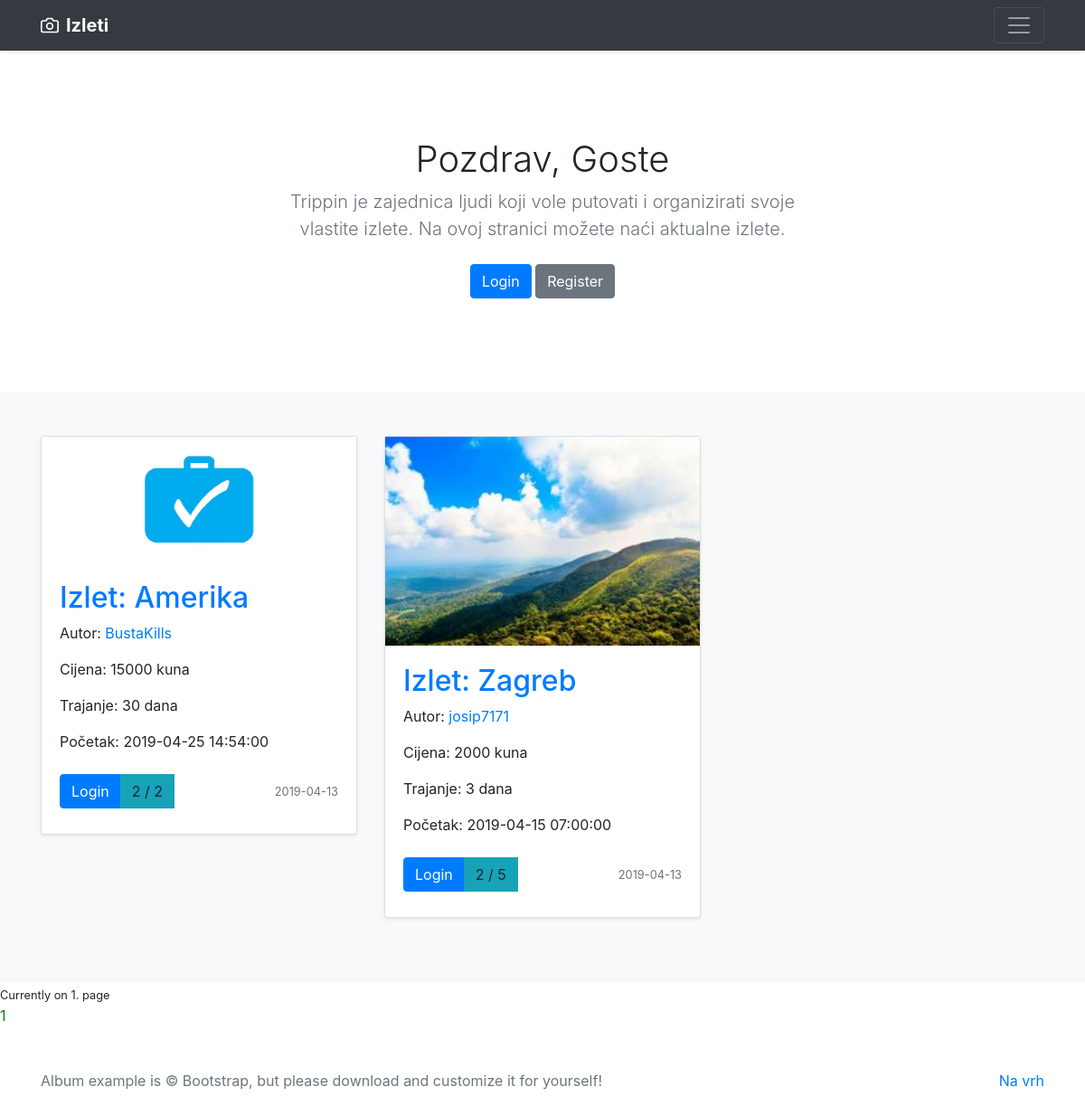
The page /home on the database its author committed.
### app/models.py (models this page shows, shortened)
class Trip(db.Model):
    id = db.Column(db.Integer, primary_key=True)
    location = db.Column(db.String(100), nullable=False)
    user_id = db.Column(db.Integer, db.ForeignKey('user.id'), nullable=False)
    date_created = db.Column(db.DateTime, nullable=False, default=datetime.utcnow)
    price = db.Column(db.Integer, nullable=False)
    people_number = db.Column(db.Integer, nullable=False)
    starting_at = db.Column(db.DateTime, nullable=False)
    transport_type = db.Column(db.String(30), nullable=False)
    trip_duration = db.Column(db.Integer, nullable=False)
    details = db.Column(db.Text, nullable=False)
    image_file = db.Column(db.String(20), nullable=False, default='trip_default.jpg')

class User(db.Model, UserMixin):
    id = db.Column(db.Integer, primary_key=True)
    first_name = db.Column(db.String(25), nullable=False)
    last_name = db.Column(db.String(25), nullable=False)
    full_name = db.Column(db.String(51), nullable=False)
    username = db.Column(db.String(20), unique=True, nullable=False)
    email = db.Column(db.String(50), unique=True, nullable=False)
    address = db.Column(db.String(60))
    country = db.Column(db.String(30))
    phone_number = db.Column(db.String(25))
    gender = db.Column(db.Enum('male', 'female'), nullable=False)
    birth_date = db.Column(db.Date)
    about_me = db.Column(db.String(120))
    date_joined = db.Column(db.DateTime, nullable=False, default=datetime.utcnow)
    active = db.Column(db.Enum('yes', 'no'), default='yes')
    image_file = db.Column(db.String(20), nullable=False, default='default.jpg')
    password = db.Column(db.String(60), nullable=False)
    trips = db.relationship('Trip', backref='author', lazy=True)
    trips_joined = db.relationship('Trip', secondary=user_identifier, lazy='subquery',
                                   backref=db.backref('users', lazy=True))

### app/main/routes.py (the view)
@main.route('/')
@main.route('/home')
def home():
    page = request.args.get('page', 1, type=int)
    trips = Trip.query.order_by(Trip.date_created.desc()).paginate(page=page, per_page=5)
    trips2 = Trip.query.all()
    mydict = {}
    for i in range(len(trips2), 0, -1):
        users = User.query.filter(User.trips_joined.any(id=i)).all()
        mydict[i] = [x.username for x in users]
    return render_template('home.html', trips=trips, mydict=mydict, dict_length=len(mydict))

### app/templates/home.html (shortened to what this page needs)
{% extends "layout.html" %}
{% block content %}
    {% set iterated = {'i': False} %}
    {% set count = namespace(a=0) %}
    {% set count2 = namespace(a=dict_length) %}
    {% set checker = namespace(a=0) %}
    {%  set users_joined = {} %}
    <section class="jumbotron text-center">
            <div class="container">
              {% if current_user.is_authenticated %}
                 <h1 class="jumbotron-heading">Pozdrav, {{ current_user.username }}</h1>
              {% else %}
                 <h1 class="jumbotron-heading">Pozdrav, Goste</h1>
              {% endif %}
              <p class="lead text-muted">Trippin je zajednica ljudi koji vole putovati i organizirati svoje vlastite izlete. Na ovoj stranici možete naći aktualne izlete.</p>
              {% if current_user.is_authenticated %}
              <p>
                  <a href="{{ url_for('trips.new_trip') }}" class="btn btn-primary my-2">Novi Izlet</a>
                  <a href="{{ url_for('users.account') }}" class="btn btn-secondary my-2">Profile</a>
                  <a href="{{ url_for('users.logout') }}" class="btn btn-secondary my-2">Logout</a>
              </p>
              {% else %}
              <p>
                <a href="{{ url_for('users.login') }}" class="btn btn-primary my-2">Login</a>
                <a href="{{ url_for('users.register') }}" class="btn btn-secondary my-2">Register</a>
              </p>
              {% endif %}
            </div>
          </section>
    <main role="main">
       <div class="album py-5 bg-light">
          <div class="container">
            <div class="row">
    {% for trip in trips.items %}
    {%  if trips.page == 0 %}
        {% set checker = namespace(a=0) %}
    {% else %}
        {% set checker = namespace(a=1) %}
    {% endif %}
                <div class="col-md-4">
                  <div class="card mb-4 shadow-sm">
                   <img alt="" src="{{ url_for('static', filename='trip_pics/' + trip.image_file) }}">
                    <div class="card-body">
                        <h2><a href="{{ url_for('trips.show_trip', trip_id=trip.id) }}"><h2>Izlet: {{ trip.location }}</h2></a></h2>
                      <p class="card-text">Autor: <a href="{{ url_for('users.user_trips', id=trip.author.id) }}">{{ trip.author.username }}</a></p>
                      <p class="card-text">Cijena: {{ trip.price }} kuna</p>
                      <p class="card-text">Trajanje: {{ trip.trip_duration }} dana</p>
                      <p class="card-text">Početak: {{ trip.starting_at }}</p>
                      <div class="d-flex justify-content-between align-items-center">
                        <div class="btn-group">
                            {% if current_user.is_authenticated %}
                                {% if current_user.username == trip.author.username %}
                                    <a href="{{ url_for('trips.show_trip', trip_id=trip.id) }}" class="btn btn-primary my-2">Edit</a><br>
                                {% endif %}
                                {% set iterated = {'i': False} %}
                                {% for trip_joined in current_user.trips_joined %}
                                   {% if trip.id==trip_joined.id  %}
                                     <div hidden>{{ iterated.update({'i':True}) }}</div>
                                   {% endif %}
                                {% endfor %}
                                {% if not iterated.i %}
                                    <a href="{{ url_for('users.add_traveler', trip_id=trip.id) }}" class="btn btn-primary my-2">Prijavi se</a>
                                {% elif  iterated.i %}
                                    <a href="{{ url_for('users.remove_traveler', trip_id=trip.id) }}" class="btn btn-warning my-2">Odjavi se</a>
                                {% endif %}
                            {% else %}
                                <a href="{{ url_for('users.login') }}" class="btn btn-primary my-2">Login</a>
                            {% endif %}
                            {% set count = namespace(a=0) %}
                            {% for user_joined in trip.users %}
                                {% set count.a = count.a + 1 %}
                            {% endfor %}
                            <a id="myBtn" class="btn btn-info my-2" onclick="test1({{ count2.a - checker.a - ((trips.page - 1) * 5) }}, {{ mydict }})" role="button">{{ count.a }} / {{ trip.people_number }}</a>
                        </div>
                        <small class="text-muted">{{ trip.date_created.strftime('%Y-%m-%d') }}</small>
                      </div>
                    </div>
                  </div>
                </div>
        {% set count2.a = count2.a - 1 %}
    {% endfor %}
            </div>
          </div>
       </div>
    </main>
    <small>Currently on {{ trips.page }}. page</small><br>
    {% for page_num in trips.iter_pages(left_edge=1, right_edge=1, left_current=1, right_current=2) %}
        {% if page_num %}
            {% if trips.page == page_num %}
                <a style="color:green" href="{{ url_for('main.home', page=page_num) }}">{{ page_num }}</a>
            {% else %}
                <a href="{{ url_for('main.home', page=page_num) }}">{{ page_num }}</a>
            {% endif %}
        {% else %}
        ...
        {% endif %}
    {% endfor %}
{% endblock content %}

### app/templates/layout.html (shortened to what this page needs)
<!DOCTYPE html>
<html lang="en">
    <head>
        <link rel="stylesheet" href="https://stackpath.bootstrapcdn.com/bootstrap/4.3.1/css/bootstrap.min.css">
    </head>
    <body>
    <header>
      <div class="navbar navbar-dark bg-dark shadow-sm">
        <div class="container d-flex justify-content-between">
          <a href="{{ url_for('main.home') }}" class="navbar-brand d-flex align-items-center">
            <strong>Izleti</strong>
          </a>
          <button class="navbar-toggler" type="button" data-toggle="collapse" data-target="#navbarHeader" aria-controls="navbarHeader" aria-expanded="false" aria-label="Toggle navigation">
            <span class="navbar-toggler-icon"></span>
          </button>
        </div>
      </div>
    </header>
    {% block content %}
    {% endblock %}
    <footer class="text-muted">
      <div class="container">
        <p class="float-right">
          <a href="#">Na vrh</a>
        </p>
        <p>Album example is © Bootstrap, but please download and customize it for yourself!</p>
      </div>
    </footer>
</body>
</html>

### app/templates/layout.html (style rules this page uses)
.jumbotron { padding-top: 3rem; padding-bottom: 3rem; margin-bottom: 0; background-color: #fff; }
@media (min-width: 768px) { .jumbotron { padding-top: 6rem; padding-bottom: 6rem; } }
.jumbotron p:last-child { margin-bottom: 0; }
.jumbotron-heading { font-weight: 300; }
.jumbotron .container { max-width: 40rem; }
footer { padding-top: 3rem; padding-bottom: 3rem; }
footer p { margin-bottom: .25rem; }

### rows shown on the page
Trip: image_file (placeholder picture), location "Amerika", author.username "BustaKills", price "15000", trip_duration "30", starting_at "2019-04-25 14:54:00", a "2", people_number "2", date_created "2019-04-13"
Trip: image_file (picture), location "Zagreb", author.username "josip7171", price "2000", trip_duration "3", starting_at "2019-04-15 07:00:00", a "2", people_number "5", date_created "2019-04-13"

### other values the page prints
{{ trips.page }} "1"
{{ page_num }} "1"
